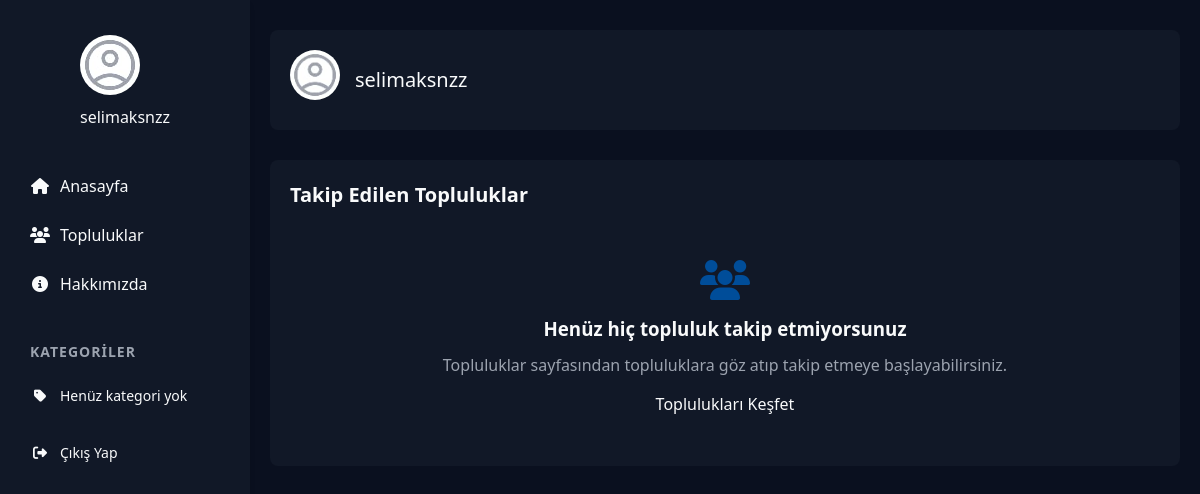
The page /profiller/profilOgrenci/ (signed in) on the database as committed earlier.
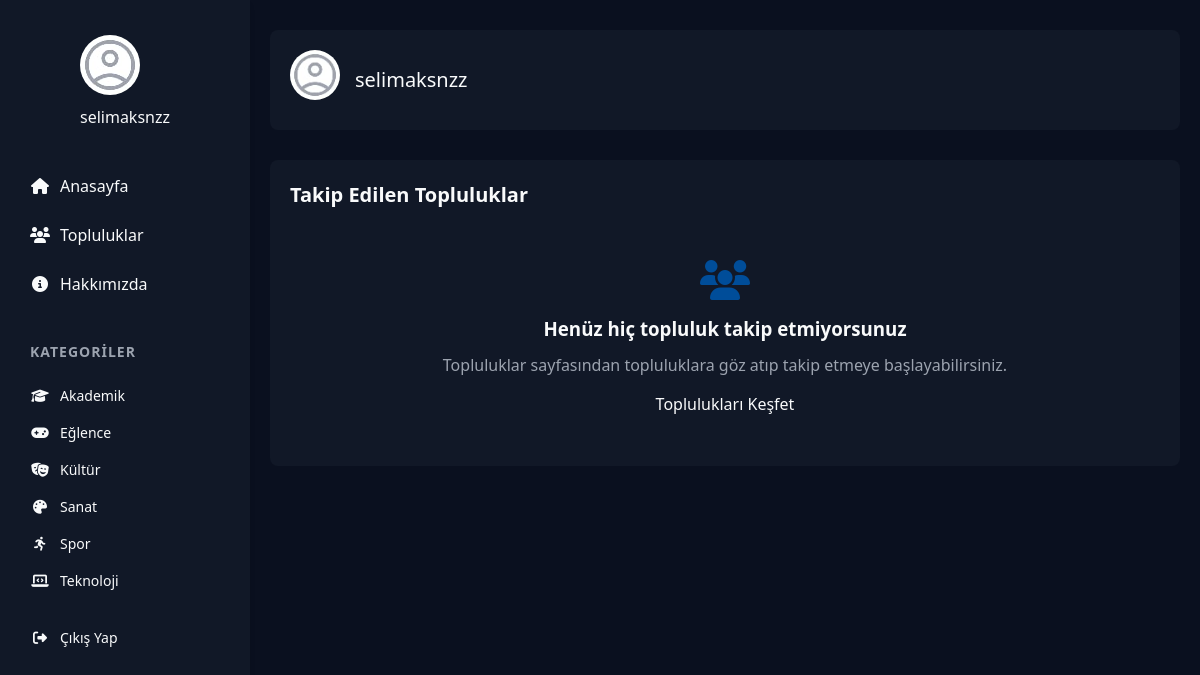
The same page on the database as committed later.
### topluluklar/models.py (models this page shows, shortened)
class Category(models.Model):
    name = models.CharField(max_length=50, unique=True)
    slug = models.SlugField(max_length=50, unique=True)
    icon = models.CharField(max_length=50, help_text="Font Awesome icon name", null=True, blank=True)
    description = models.CharField(max_length=200, null=True, blank=True)
    class Meta:
        verbose_name = "Kategori"
        verbose_name_plural = "Kategoriler"
        ordering = ['name']

### profiles/views.py (the view)
# urls.py: path("profilOgrenci/", views.profilOgrenci, name="profilOgrenci"),  # Öğrenci profili
@login_required(login_url='login')
def profilOgrenci(request):
    profile = get_or_create_profile(request.user)
    if profile.role == 'community':
        return redirect('profil')
    following = Follow.objects.filter(user=request.user).select_related('topluluk')
    context = {
        'profile': profile,
        'following': following
    }
    return render(request, "Profile/profilOgrenci.html", context)

### profiles/templatetags/profile_tags.py (called while the page is built)
@register.simple_tag
def get_profile_role(user):
    try:
        return user.profile.role
    except ObjectDoesNotExist:
        return 'student'

@register.simple_tag
def get_profile_image(user):
    try:
        if user.profile.role == 'community':
            if user.profile.img:
                return user.profile.get_image_path()
            return "/static/img/community-icon.jpg"
    except ObjectDoesNotExist:
        pass
    return "/static/img/user-icon.jpg"

@register.simple_tag
def get_topluluk_image(user):
    try:
        if user.profile.role == 'community':
            try:
                topluluk = Topluluklar.objects.get(name=user.username)
                if topluluk.img:
                    return topluluk.get_image_path()
            except Topluluklar.DoesNotExist:
                pass
    except ObjectDoesNotExist:
        pass
    return None

### profiles/views.py (called while the page is built)
def get_or_create_profile(user):
    try:
        return user.profile
    except ObjectDoesNotExist:
        profile = Profile(user=user, role='student')  # Varsayılan olarak öğrenci
        profile.save()
        return profile

### templates/Profile/profilOgrenci.html (shortened to what this page needs)
{% load static %}
<!DOCTYPE html>
<html lang="tr">
<head>
    <link rel="stylesheet" href="{% static 'css/styles.css' %}">
    <link rel="stylesheet" href="https://cdnjs.cloudflare.com/ajax/libs/font-awesome/6.4.0/css/all.min.css">
</head>
<body class="app-page">
    <div class="app-container">
        {% include 'partials/_navbar.html' %}
        <main class="main-content">
            <div class="content">
                <div class="profile-header">
                    <div class="profile-img">
                        <img src="{% static 'img/user-icon.jpg' %}" alt="Profil">
                    </div>
                    <h2 class="profile-name">{{ user.username }}</h2>
                </div>
                <div class="followed-communities">
                    <h2 class="section-title">Takip Edilen Topluluklar</h2>
                    {% if following %}
                        {% for follow in following %}
                        <div class="community-card" data-id="{{ follow.topluluk.id }}">
                            <div class="community-left">
                                <div class="community-icon">
                                    <img src="{% static follow.topluluk.get_image_path %}" alt="{{ follow.topluluk.name }}">
                                </div>
                                <div class="community-info">
                                    <div class="community-name">{{ follow.topluluk.name }}</div>
                                    <div class="community-description">{{ follow.topluluk.description }}</div>
                                </div>
                            </div>
                            <button class="unfollow-btn" data-id="{{ follow.topluluk.id }}">
                                <i class="fas fa-spinner fa-spin" style="display: none;"></i>
                                <span>Takibi bırak</span>
                            </button>
                        </div>
                        {% endfor %}
                    {% else %}
                        <div class="empty-state">
                            <i class="fas fa-users"></i>
                            <h3>Henüz hiç topluluk takip etmiyorsunuz</h3>
                            <p>Topluluklar sayfasından topluluklara göz atıp takip etmeye başlayabilirsiniz.</p>
                            <a href="{% url 'topluluklar' %}" class="button" style="display: inline-block; margin-top: 15px; text-decoration: none;">Toplulukları Keşfet</a>
                        </div>
                    {% endif %}
                </div>
            </div>
        </main>
    </div>
</body>
</html>

### templates/partials/_navbar.html (shortened to what this page needs)
{% load static %}
{% load profile_tags %}
<nav class="side-nav">
    <div class="profile-section">
        {% if user.is_authenticated %}
            {% url 'profile' as profile_url %}
            <a href="{{ profile_url }}">
                <div class="profile-img">
                    {% get_profile_role user as user_role %}
                    {% get_topluluk_image user as topluluk_image %}
                    {% if user_role == 'community' %}
                        {% if topluluk_image %}
                            <img src="{% static topluluk_image %}" alt="Topluluk Profili">
                        {% else %}
                            <img src="{% static 'img/community-icon.jpg' %}" alt="Topluluk Profili">
                        {% endif %}
                    {% else %}
                        <img src="{% static 'img/user-icon.jpg' %}" alt="Profil">
                    {% endif %}
                </div>
                <span class="profile-name">{{ user.username }}</span>
            </a>
        {% else %}
            <div class="profile-img">
                <img src="{% static 'img/user-icon.jpg' %}" alt="Profil">
            </div>
            <span class="profile-name">Misafir</span>
        {% endif %}
    </div>
    <ul class="nav-links">
        <li><a href="{% url 'anasayfa'%}" class="{% if request.path == '/' %}active{% endif %}"><i class="fas fa-home"></i> Anasayfa</a></li>
        <li><a href="{% url 'topluluklar'%}" class="{% if 'topluluklar' in request.path %}active{% endif %}"><i class="fas fa-users"></i> Topluluklar</a></li>
        <li><a href="{% url 'about'%}" class="{% if 'about' in request.path %}active{% endif %}"><i class="fas fa-info-circle"></i> Hakkımızda</a></li>
    </ul>
    <div class="categories">
        <h3>Kategoriler</h3>
        <ul>
            {% if categories %}
                {% for category in categories %}
                    <li><a href="{% url 'anasayfa_posts' %}?category={{ category.slug }}"><i class="fas fa-{{ category.icon|default:'tag' }}"></i> {{ category.name }}</a></li>
                {% endfor %}
            {% else %}
                <li><a href="#"><i class="fas fa-tag"></i> Henüz kategori yok</a></li>
            {% endif %}
        </ul>
        {% if user.is_authenticated %}
        <ul class="navbar-nav">
            <li class="nav-item">
                <a href="javascript: {document.getElementById('logout').submit()}" class="nav-link">
                    <i class="fas fa-sign-out-alt"></i> Çıkış Yap
                </a>
            </li>
        </ul>
        {% endif %}
    </div>
</nav>

Rows that differ between the two databases and show on the page:
added Category: name "Akademik"
added Category: name "Eğlence"
added Category: name "Kültür"
added Category: name "Sanat"
added Category: name "Spor"
added Category: name "Teknoloji"
Other text that changed with them:
text no longer shown: "Henüz kategori yok"
